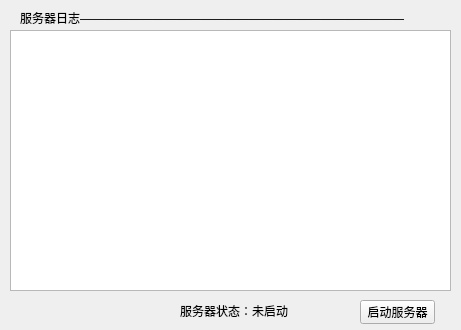
<?xml version="1.0" encoding="UTF-8"?>
<ui version="4.0">
 <class>Widget</class>
 <widget class="QWidget" name="Widget">
  <property name="geometry">
   <rect>
    <x>0</x>
    <y>0</y>
    <width>461</width>
    <height>330</height>
   </rect>
  </property>
  <property name="windowTitle">
   <string>Widget</string>
  </property>
  <widget class="QLabel" name="statusLabel">
   <property name="geometry">
    <rect>
     <x>180</x>
     <y>300</y>
     <width>111</width>
     <height>21</height>
    </rect>
   </property>
   <property name="text">
    <string>服务器状态：未启动</string>
   </property>
  </widget>
  <widget class="QPushButton" name="startBtn">
   <property name="geometry">
    <rect>
     <x>360</x>
     <y>300</y>
     <width>75</width>
     <height>24</height>
    </rect>
   </property>
   <property name="text">
    <string>启动服务器</string>
   </property>
  </widget>
  <widget class="QTextEdit" name="logTextEdit">
   <property name="geometry">
    <rect>
     <x>10</x>
     <y>30</y>
     <width>441</width>
     <height>261</height>
    </rect>
   </property>
  </widget>
  <widget class="QLabel" name="label">
   <property name="geometry">
    <rect>
     <x>20</x>
     <y>10</y>
     <width>421</width>
     <height>16</height>
    </rect>
   </property>
   <property name="text">
    <string>服务器日志———————————————————————————</string>
   </property>
  </widget>
  <zorder>logTextEdit</zorder>
  <zorder>statusLabel</zorder>
  <zorder>startBtn</zorder>
  <zorder>label</zorder>
 </widget>
 <resources/>
 <connections/>
</ui>
